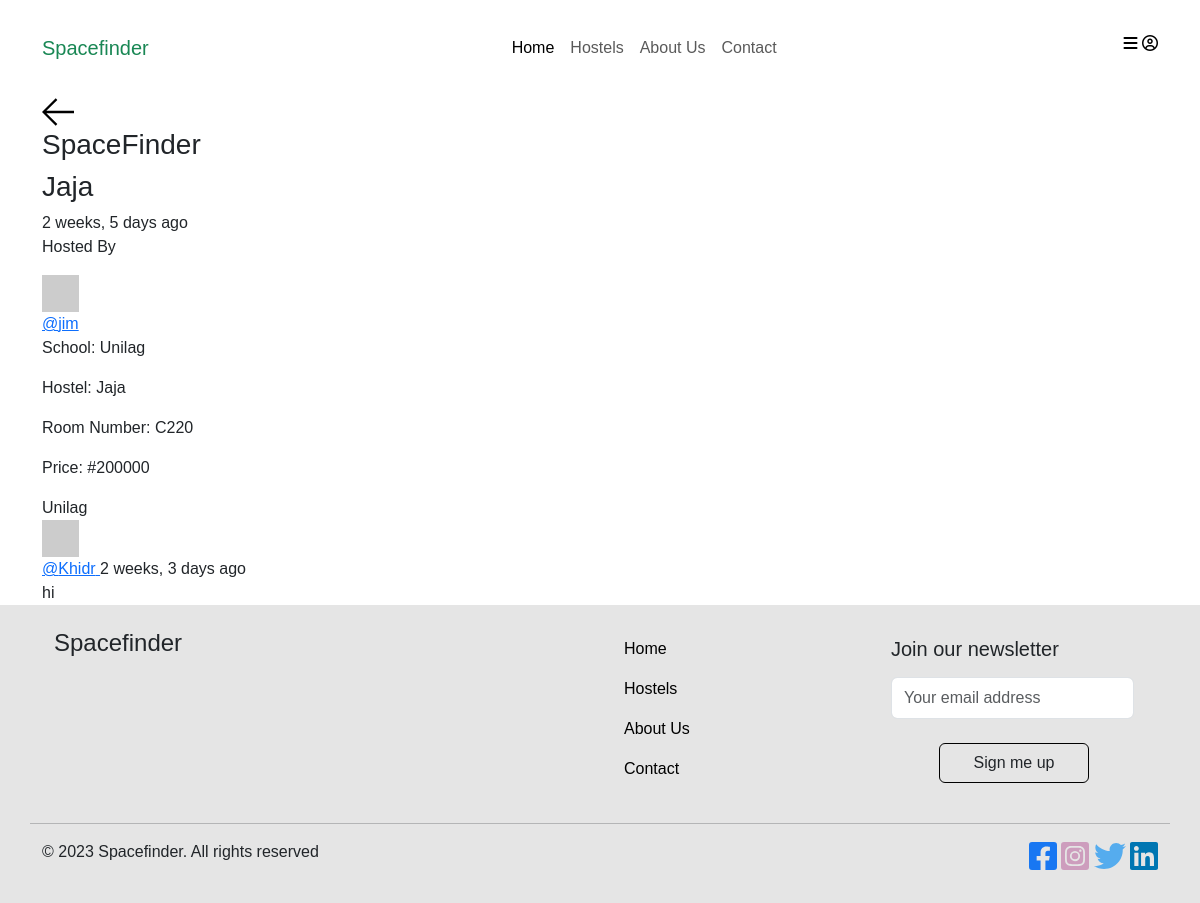
/space/2/, run on the app's committed database.
### base/models.py (models this page shows, shortened)
class Space(models.Model):
    LOCATION_CHOICES = [
        ('on-campus', 'On-Campus'),
        ('off-campus', 'Off-Campus'),
    ]
    GENDER_CHOICES = [
        ('male', 'Male'),
        ('female', 'Female'),
    ]
    host = models.ForeignKey(User, on_delete=models.SET_NULL, null=True)
    school = models.ForeignKey (School, on_delete=models.SET_NULL, null=True)
    hostel = models.CharField(max_length=200)
    room_number = models.CharField(max_length=5)
    price = models.PositiveIntegerField(null=True)
    gender = models.CharField(max_length=10, choices=GENDER_CHOICES, null=True)
    location = models.CharField(max_length=20, choices=LOCATION_CHOICES, null=True)
    updated = models.DateTimeField(auto_now=True)
    created = models.DateTimeField(auto_now_add=True)
    class Meta():
        ordering = ['-updated', '-created']

class School(models.Model):
    name = models.CharField(max_length=200)
    def __str__(self):
        return self.name

class Message(models.Model):
    user = models.ForeignKey(User, on_delete=models.CASCADE)
    space = models.ForeignKey(Space, on_delete=models.CASCADE, related_name="message")
    body = models.TextField()
    updated = models.DateTimeField(auto_now=True)
    created = models.DateTimeField(auto_now_add=True)
    class Meta():
        ordering = ['-updated', '-created']

### base/views.py (the view, shortened to what this page needs)
# urls.py: path('space/<str:pk>/', views.space, name="space"),
def space(request, pk):
    space = Space.objects.get(id=pk)
    space_messages = space.message.all()
    context = {'space': space, 'space_messages': space_messages}
    return render(request, 'base/space.html', context)

### base/templates/base/space.html (shortened to what this page needs)
{% extends 'main.html' %}
{% block content %}
    <main class="profile-page layout layout--2">
      <div class="container">
        <div class="room">
          <div class="room__top">
            <div class="room__topLeft">
              <a href="{% url 'home' %}">
                <svg version="1.1" xmlns="http://www.w3.org/2000/svg" width="32" height="32" viewBox="0 0 32 32">
                  <title>arrow-left</title>
                  <path
                    d="M13.723 2.286l-13.723 13.714 13.719 13.714 1.616-1.611-10.96-10.96h27.625v-2.286h-27.625l10.965-10.965-1.616-1.607z"
                  ></path>
                </svg>
              </a>
              <h3>SpaceFinder</h3>
            </div>
          </div>
          <div class="room__box scroll">
            <div class="room__header scroll">
              <div class="room__info">
                <h3>{{space.hostel}}</h3>
                <span>{{space.created|timesince}} ago</span>
              </div>
              <div class="room__hosted">
                <p>Hosted By</p>
                <a href="{% url 'user-profile' space.host.id %}" class="room__author">
                  <div class="avatar avatar--small">
                    <img src="https://randomuser.me/api/portraits/men/37.jpg" />
                  </div>
                  <span>@{{space.host.username}}</span>
                </a>
              </div>
              <div>
                <p>School: {{space.school}}</p>
                <p>Hostel: {{space.hostel}}</p>
                <p>Room Number: {{space.room_number}}</p>
                <p>Price: #{{space.price}}</p>
              </div>
              <span class="room__topics">{{space.school}}</span>
            <div class="room__conversation">
              <div class="threads scroll">
                {% for message in space_messages %}
                <div class="thread">
                  <div class="thread__top">
                    <div class="thread__author">
                      <a href="{%  url 'user-profile' message.user.id %}" class="thread__authorInfo">
                        <div class="avatar avatar--small">
                          <img src="https://randomuser.me/api/portraits/men/37.jpg" />
                        </div>
                        <span>@{{message.user.username}}</span>
                      </a>
                      <span class="thread__date">{{message.created|timesince}} ago</span>
                    </div>
                  </div>
                  <div class="thread__details">
                  {{message.body}}
                  </div>
                </div>
                {% endfor %}
              </div>
            </div>
          </div>
        </div>
      </div>
    </main>
{% endblock content %}

### static/styles/main.css (style rules this page uses)
* { font-family: Arial, Helvetica, sans-serif; padding: 0px; margin: 0; }
a { text-decoration: none; }

### data on the page
Space: hostel "Jaja", created "2 weeks, 5 days", host.username "jim", school "Unilag", room_number "C220", price "200000"
Message: user.username "Khidr", created "2 weeks, 3 days", body "hi"
